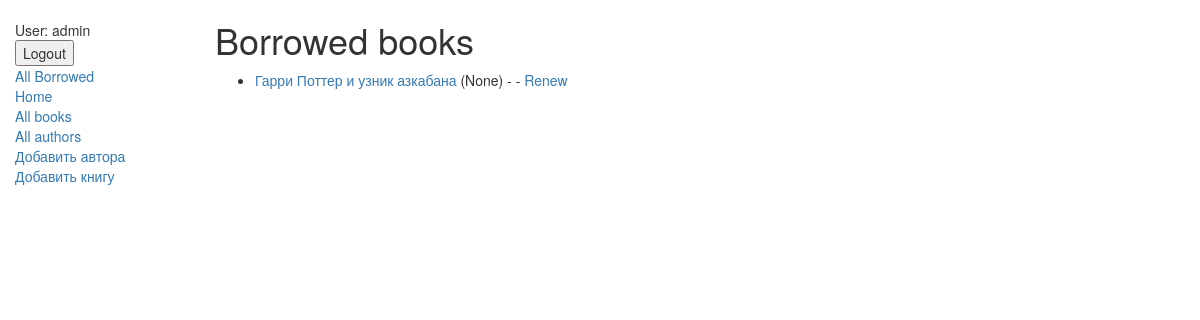
The page /catalog/mybooks/ (signed in) on the database as committed earlier.
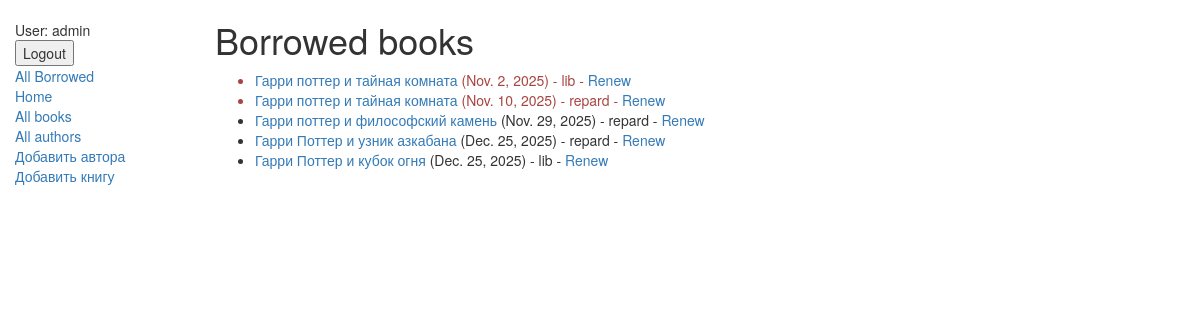
The same page on the database as committed later.
### catalog/models.py (models this page shows, shortened)
class BookInstance(models.Model):
    id = models.UUIDField(primary_key=True, default=uuid.uuid4, help_text="Unique ID for this particular book across whole library")
    book = models.ForeignKey('Book', on_delete=models.SET_NULL, null=True)
    imprint = models.CharField(max_length=200)
    due_back = models.DateField(null=True, blank=True)
    borrower = models.ForeignKey(User, on_delete=models.SET_NULL, null=True, blank=True)
    LOAN_STATUS = (
        ('m', 'Maintenance'),
        ('o', 'On loan'),
        ('a', 'Available'),
        ('r', 'Reserved'),
    )
    status = models.CharField(max_length=1, choices=LOAN_STATUS, blank=True, default='m', help_text='Book availability')
    def is_overdue(self):
        if self.due_back and date.today() > self.due_back:
            return True
        return False
    class Meta:
        ordering = ["due_back"]
        permissions = (("can_mark_returned", "Set book as returned"),)

class Book(models.Model):
    title = models.CharField(max_length=200)
    author = models.ForeignKey('Author', on_delete=models.SET_NULL, null=True)
    summary = models.TextField(max_length=1000, help_text="Enter a brief description of the book")
    isbn = models.CharField('ISBN',max_length=13, help_text='13 Character <a href="https://www.isbn-international.org/content/what-isbn">ISBN number</a>')
    genre = models.ManyToManyField(Genre, help_text="Select a genre for this book")
    language = models.ForeignKey('Language', on_delete=models.SET_NULL, null=True)
    def display_genre(self):
        return ', '.join([ genre.name for genre in self.genre.all()[:3] ])
    display_genre.short_description = 'Genre'

### catalog/views.py (the view)
@login_required
def loaned_books_by_user_list(request):
    if request.user.has_perm('catalog.can_mark_returned'):
        book_list = BookInstance.objects.filter(
            status__exact='o'
        ).order_by('due_back')
    else:
        book_list = BookInstance.objects.filter(
            borrower=request.user
        ).filter(
            status__exact='o'
        ).order_by('due_back')
    paginator = Paginator(book_list, 10)
    page_number = request.GET.get('page')
    page_obj = paginator.get_page(page_number)
    return render(
        request,
        'catalog/bookinstance_list_borrowed_user.html',
        {'page_obj': page_obj, 'bookinstance_list': page_obj.object_list}
    )

### catalog/templates/catalog/bookinstance_list_borrowed_user.html (shortened to what this page needs)
{% extends "base_generic.html" %}
{% block content %}
    <h1>Borrowed books</h1>
    {% if perms.catalog.can_mark_returned %}
        {% if bookinstance_list %}
            <ul>
            {% for bookinst in bookinstance_list %}
                <li class="{% if bookinst.is_overdue %}text-danger{% endif %}">
                    <a href="{% url 'book-detail' bookinst.book.pk %}">{{bookinst.book.title}}</a> ({{ bookinst.due_back }})
                    - {{ bookinst.borrower.get_username }}
                    - <a href="{% url 'renew-book-librarian' bookinst.id %}">Renew</a>
                </li>
            {% endfor %}
        </ul>
        {% else %}
            <p>There are no books borrowed.</p>
        {% endif %}
    {% endif %}
{% endblock %}

Rows that differ between the two databases and show on the page:
added BookInstance: book "Гарри поттер и тайная комната", due_back "Nov. 2, 2025", borrower.get_username "lib"
now on this page (row edited): BookInstance: book "Гарри поттер и тайная комната", due_back "Nov. 10, 2025", borrower.get_username "repard"
now on this page (row edited): BookInstance: book "Гарри поттер и философский камень", due_back "Nov. 29, 2025", borrower.get_username "repard"
changed BookInstance "Гарри Поттер и узник азкабана": due_back "None" → "Dec. 25, 2025"; borrower.get_username (not shown) → "repard"
added BookInstance: book "Гарри Поттер и кубок огня", due_back "Dec. 25, 2025", borrower.get_username "lib"
